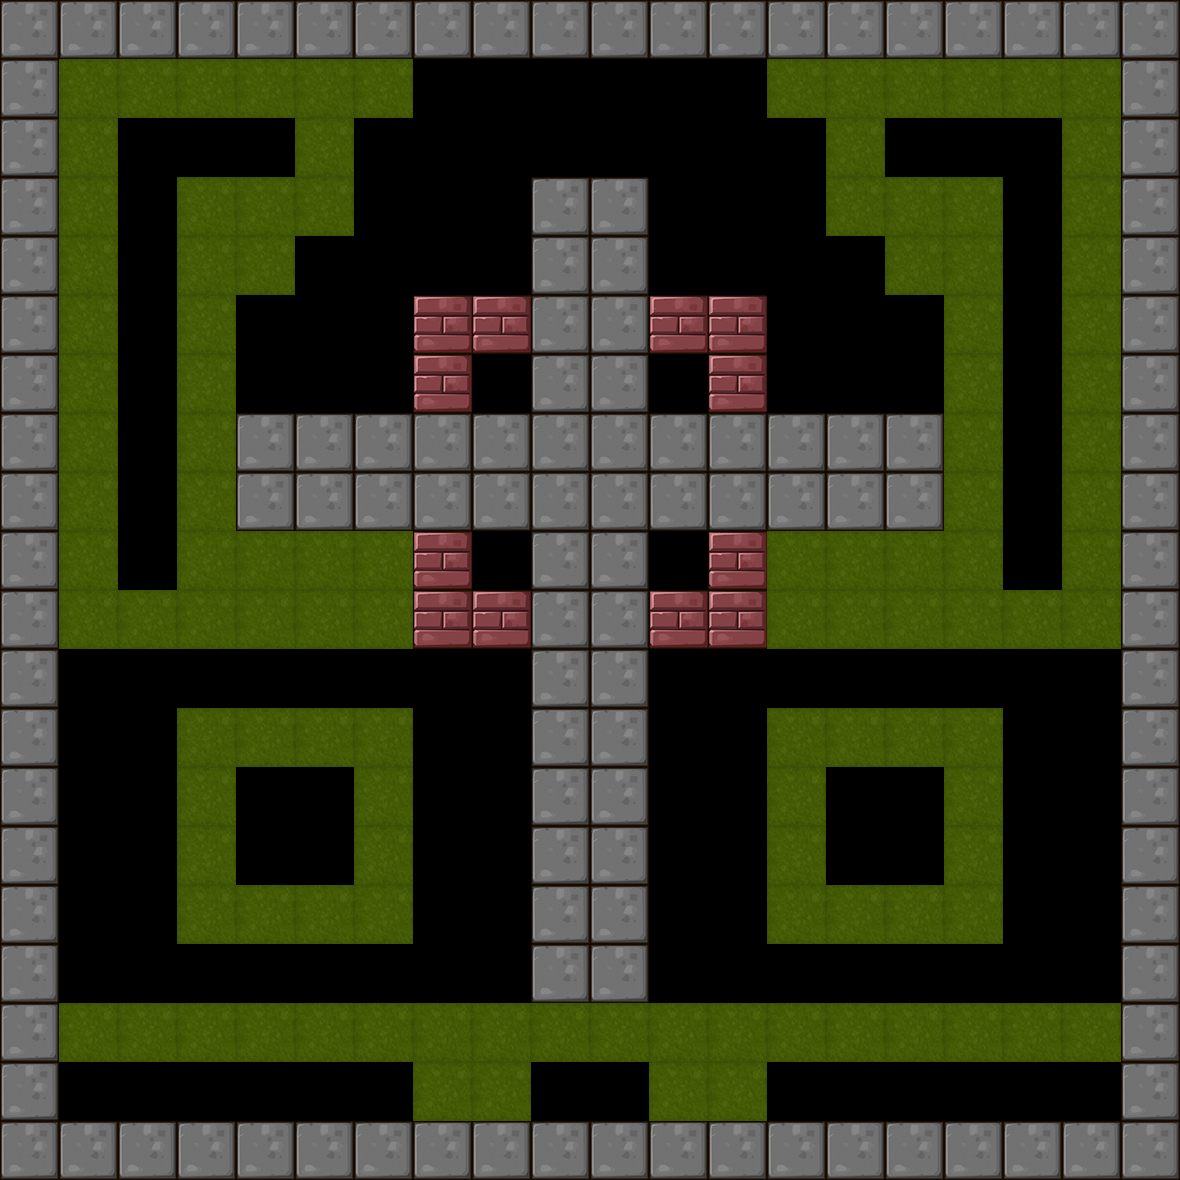

Below is a game level as drawn by its tile map, then a one-line description and the .tmx that defines it (tile-layer data replaced by summaries):
An orthogonal 20x20 tile map with 59x59 px tiles, 1 tile layer (BackGround) and 9 objects (4x Roller, 2x Shipper, 2x Hammer, Player).

<map version="1.0" orientation="orthogonal" renderorder="right-down" width="20" height="20" tilewidth="59" tileheight="59">
 <tileset firstgid="1" name="itemmap" tilewidth="59" tileheight="59">
  <image source="tileset2.png" trans="ff00ff" width="354" height="354" />
 </tileset>
 <layer name="BackGround" width="20" height="20">
  <data>[400 cells, 303 non-empty, 7 distinct tile ids]</data>
 </layer>
 <objectgroup name="RobotCharacter">
  <object name="Player" type="Player" x="538.52" y="1064.85" width="41.4422" height="41.4422" />
 </objectgroup>
 <objectgroup name="EnemyCharacter">
  <object name="Shipper" type="Shipper" x="125.566" y="541.587" width="41.4422" height="41.4422" />
  <object name="Shipper" type="Shipper" x="1011.27" y="540.185" width="41.4422" height="41.4422" />
  <object name="Roller" type="Roller" x="66.9704" y="952.222" width="41.4422" height="41.4422" />
  <object name="Roller" type="Roller" x="1069.85" y="655.776" width="41.4422" height="41.4422" />
  <object name="Roller" type="Roller" x="480.044" y="655.682" width="41.4422" height="41.4422" />
  <object name="Roller" type="Roller" x="657.451" y="951.756" width="41.4422" height="41.4422" />
  <object name="Hammer" type="Hammer" x="775.601" y="1070.78" width="41.4422" height="41.4422" />
  <object name="Hammer" type="Hammer" x="66.5177" y="1074.84" width="41.4422" height="41.4422" />
 </objectgroup>
</map>
